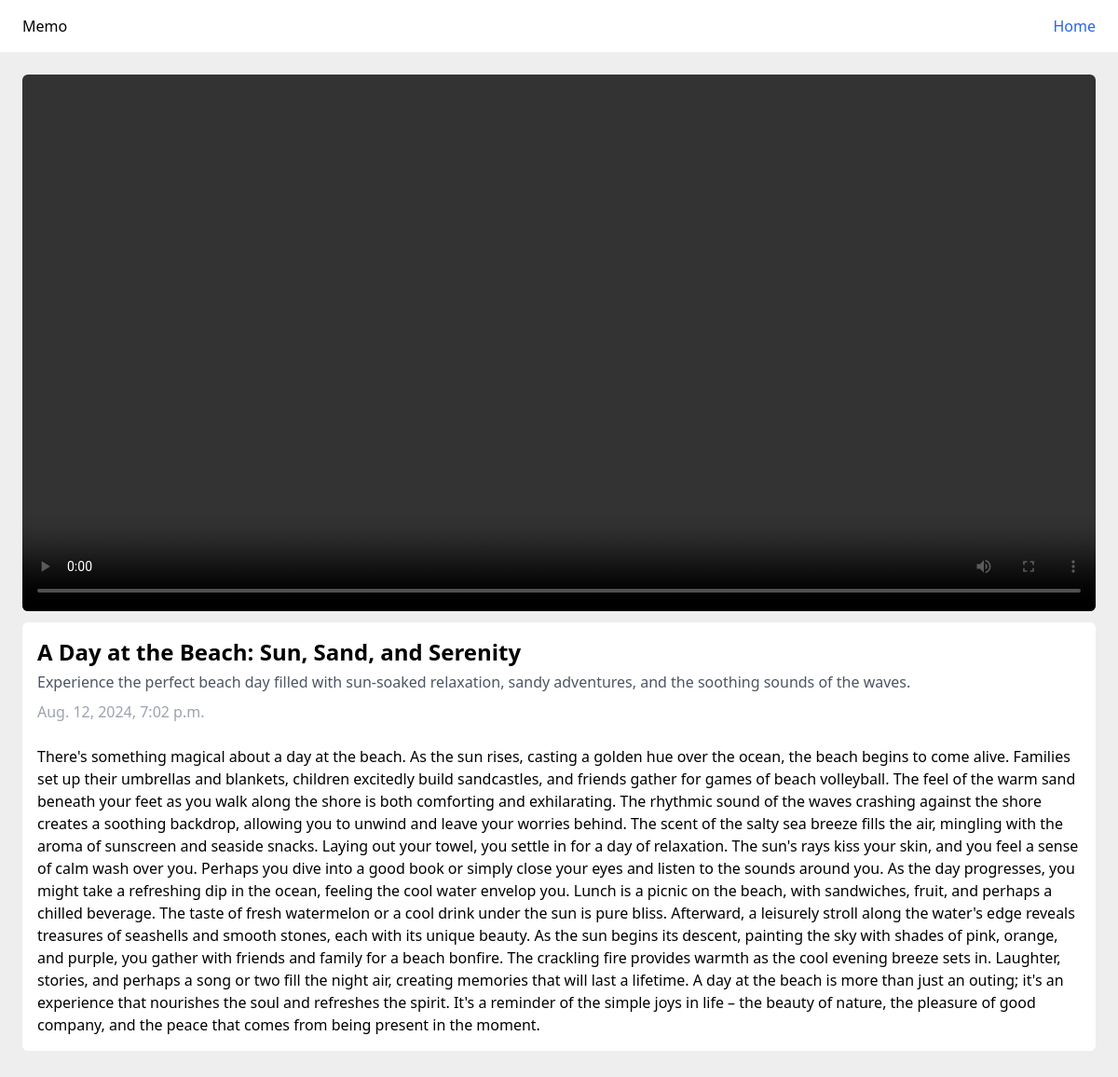
Page /details/1/ on the committed database.
### myapp/models.py (models this page shows)
class Memo(models.Model):
    title = models.CharField(max_length=200)
    description = models.CharField(max_length=400)
    content = models.TextField()
    image = models.ImageField(upload_to='images')
    video = models.FileField(upload_to='videos')
    created_at = models.DateTimeField(auto_now_add=timezone.now)
    updated_at = models.DateTimeField(auto_now_add=timezone.now)

### myapp/views.py (the view)
# urls.py: path('details/<int:pk>/', views.details_func, name="details")
def details_func(request, pk):
    filter_memo = get_object_or_404(Memo, pk=pk)
    return render(request, 'details.html', {'memo_data': filter_memo})

### templates/details.html (shortened to what this page needs)
{% load static %}
<!DOCTYPE html>
<html lang="en">
<head>
    <link rel="stylesheet" href="{% static 'css/style.css' %}">
    <link rel="stylesheet" href="https://cdnjs.cloudflare.com/ajax/libs/font-awesome/5.11.2/css/all.min.css">
    <link href="https://cdn.jsdelivr.net/npm/tailwindcss@2.2.19/dist/tailwind.min.css" rel="stylesheet">
</head>
<body>
    <main>
        <header class="px-6 py-4 bg-white flex justify-between items-center">
            <h1 class="logo">Memo</h1>
            <nav>
                <ul class="flex space-x-4">
                    <li><a href="{% url 'route' %}" class="text-blue-600 hover:text-blue-800">Home</a></li>
                </ul>
            </nav>
        </header>
        <section class="flex flex-col item-center justify-center p-6">
            <div>
                <video class="w-full rounded-md" controls>
                    <source src="{{ memo_data.video.url }}" type="video/mp4">
                </video>
                <div class="my-3 rounded-md bg-white p-4">
                    <h1 class="text-2xl font-bold mb-1">{{ memo_data.title }}</h1>
                    <p class="text-gray-600 mb-2">{{ memo_data.description }}</p>
                    <p class="text-gray-400 mb-6">{{ memo_data.created_at }}</p>
                    <p>
                        {{ memo_data.content }}
                    </p>
                </div>
            </div>
        </section>
    </main>
</body>
</html>

### static/css/style.css (style rules this page uses)
body { background-color: #eee; }

### rows in the picture
Memo: title "A Day at the Beach: Sun, Sand, and Serenity", description "Experience the perfect beach day filled with sun-soaked relaxation, sandy adventures, and the soothing sounds of the waves.", created_at "Aug. 12, 2024, 7:02 p.m.", content "There's something magical about a day at the beach. As the sun rises, casting a golden hue over the ocean, the beach begins to come alive. Families set up their umbrellas and blankets, children excitedly build sandcastles, and friends gather for games of beach volleyball. The feel of the warm sand beneath your feet as you walk along the shore is both comforting and exhilarating. The rhythmic sound of the waves crashing against the shore creates a soothing backdrop, allowing you to unwind and leave your worries behind. The scent of the salty sea breeze fills the air, mingling with the aroma of sunscreen and seaside snacks. Laying out your towel, you settle in for a day of relaxation. The…"
